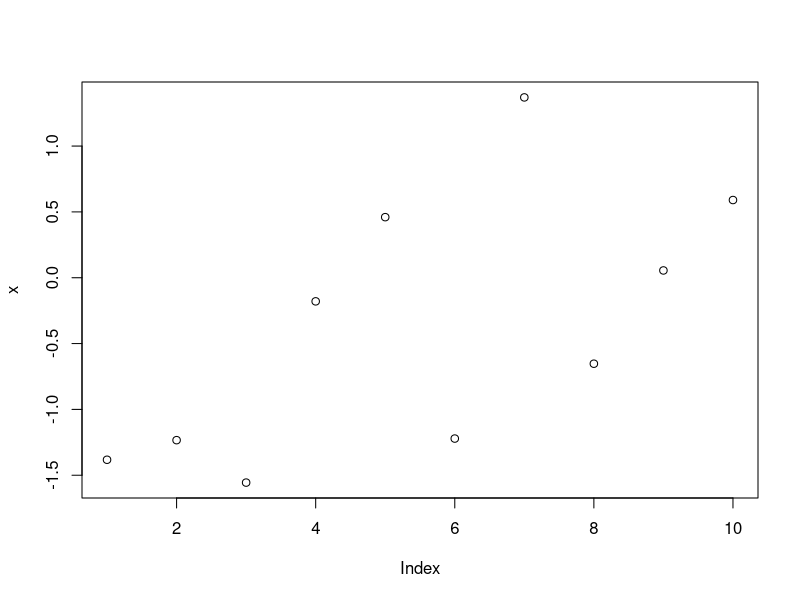
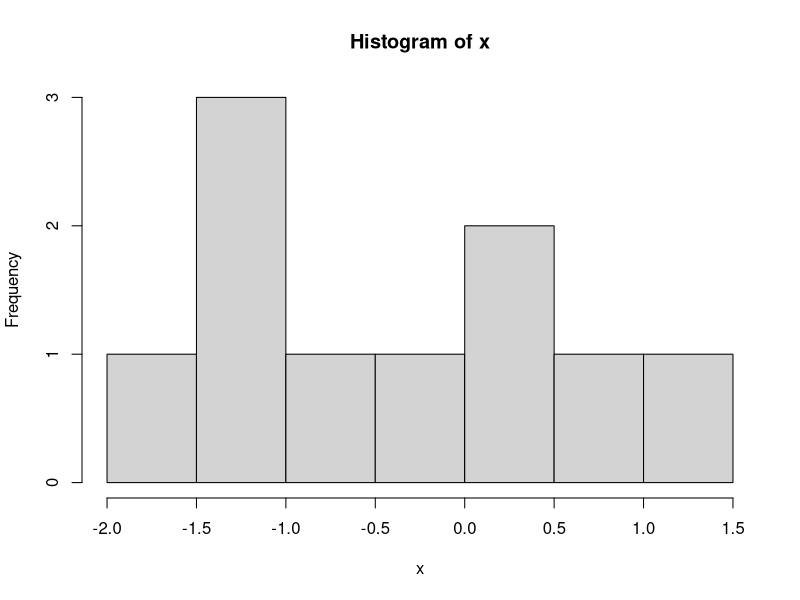
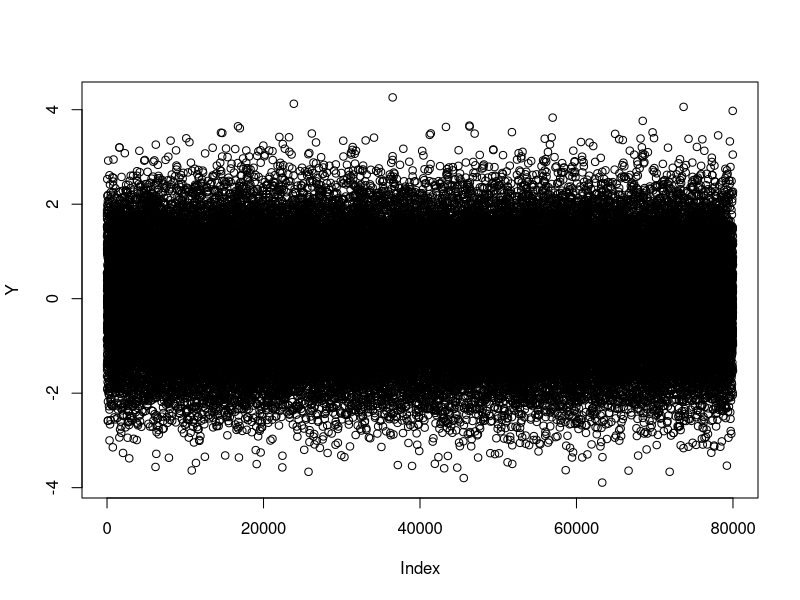
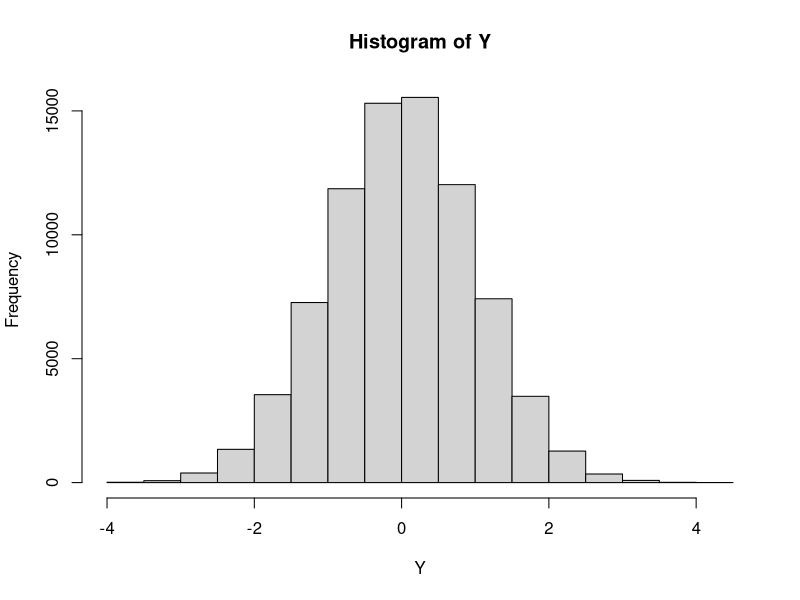
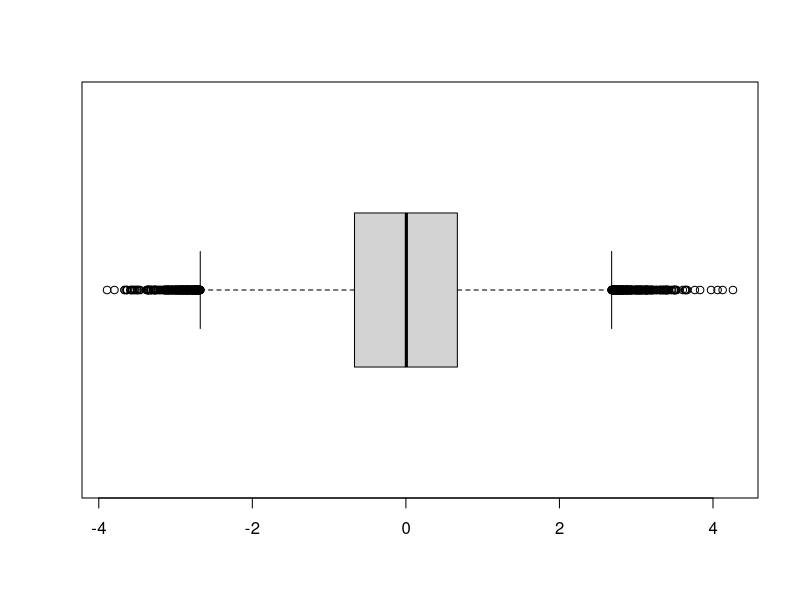

Generate these figures, in order, with R:
# NORMAL DISTRIBUTION
# Generate a vector of 5 numbers from a normal distribution 
# with mean = 0 and standard deviation = 1
X <- rnorm(5)
print(X)

# Another vector example
N <- 100000
# Generate two vectors of size N from a standard normal distribution
a <- rnorm(N)
b <- rnorm(N) # Vectorized approach
# Perform element-wise multiplication of vectors a and b
c <- a * b
print(N)
print(a)
print(b)
print(c)

# ?rnorm rnorm(n,mean=0, sd=1)
# Generate a random sample of size 5 from a normal distribution
# with mean = 0 and standard deviation = 1
X <- rnorm(5, mean = 0, sd = 1)
print(X)

# This says that rnorm needs an n value, but mean and sd are optional, 
# and if not found will be given default values of 0 and 1

# All these are valid function calls
A <- rnorm(5)
B <- rnorm(5, 10, 1)
C <- rnorm(5, 10)
D <- rnorm(5, mean = 10, sd = 1)
E <- rnorm(5, sd = 1, mean = 10)
F <- rnorm(5, sd = 1)
print(A)
print(B)
print(C)
print(D)
print(E)
print(F)

# To try some simple graphics
x <- rnorm(10)
plot(x,horizontal=TRUE)
hist(x)
print(X)

# Law of large numbers

# Basic R statistical tools
Y <- rnorm(80000)
plot(Y,horizontal=TRUE)
hist(Y)
head(Y)
tail(Y)
range(Y)
summary(Y)
boxplot(Y,horizontal=TRUE)
print(Y)

# Generate a vector of numbers
z <- rnorm(10000)
# Count how many are between -1 and 1
count <- 0
for (i in x) {
  if (i > -1 & i < 1) {
    count <- count + 1
  }
}
# Get and print the percentage, should be around 68%
percent <- count / length(x)
percent
print(z)
